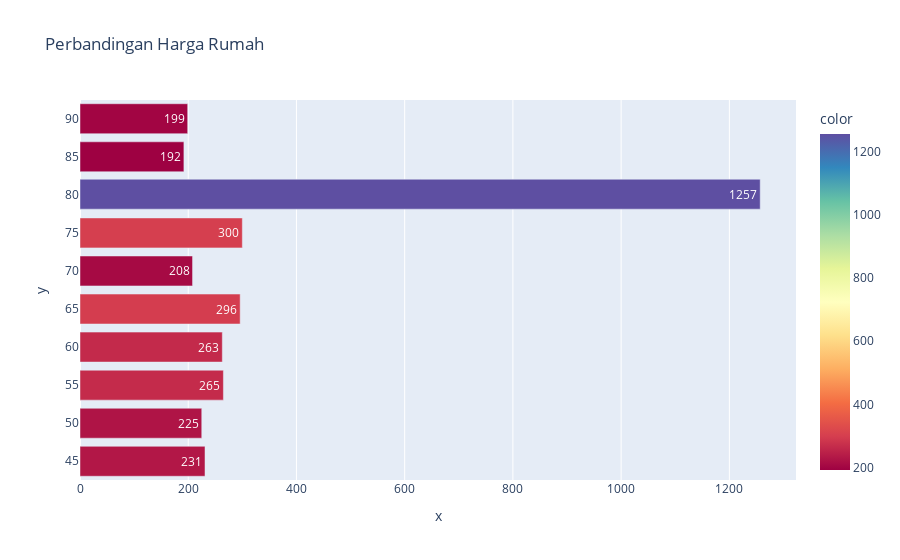

Notebook code for this chart:
### Code cell
data_price = data_rd_out['price'].value_counts()
data_price = dict(data_price)
fig = go.Figure()
fig = px.bar(y=list(data_price.keys())[0:10], 
            x=list(data_price.values())[0:10],
            text=list(data_price.values())[0:10],
            orientation='h',
            color=list(data_price.values())[0:10],
            color_continuous_scale = 'spectral',
            title='Perbandingan Harga Rumah')

fig.show()

### Figure 1 — Plotly figure (JSON) as saved in the notebook; plotly's stock layout.template omitted (floating-point values rounded to 4 significant figures)
{"data": [{"alignmentgroup": "True", "hovertemplate": "x=%{x}<br>y=%{y}<br>text=%{text}<br>color=%{marker.color}<extra></extra>", "legendgroup": "", "marker": {"color": [1257, 300, 296, 265, 263, 231, 225, 208, 199, 192], "coloraxis": "coloraxis", "pattern": {"shape": ""}}, "name": "", "offsetgroup": "", "orientation": "h", "showlegend": false, "text": [1257, 300, 296, 265, 263, 231, 225, 208, 199, 192], "textposition": "auto", "type": "bar", "x": [1257, 300, 296, 265, 263, 231, 225, 208, 199, 192], "xaxis": "x", "y": [80.08, 75, 65, 55, 60, 45, 50, 70, 90, 85], "yaxis": "y"}], "layout": {"barmode": "relative", "coloraxis": {"colorbar": {"title": {"text": "color"}}, "colorscale": [[0, "rgb(158,1,66)"], [0.1, "rgb(213,62,79)"], [0.2, "rgb(244,109,67)"], [0.3, "rgb(253,174,97)"], [0.4, "rgb(254,224,139)"], [0.5, "rgb(255,255,191)"], [0.6, "rgb(230,245,152)"], [0.7, "rgb(171,221,164)"], [0.8, "rgb(102,194,165)"], [0.9, "rgb(50,136,189)"], [1, "rgb(94,79,162)"]]}, "legend": {"tracegroupgap": 0}, "title": {"text": "Perbandingan Harga Rumah"}, "xaxis": {"anchor": "y", "domain": [0, 1], "title": {"text": "x"}}, "yaxis": {"anchor": "x", "domain": [0, 1], "title": {"text": "y"}}}}
